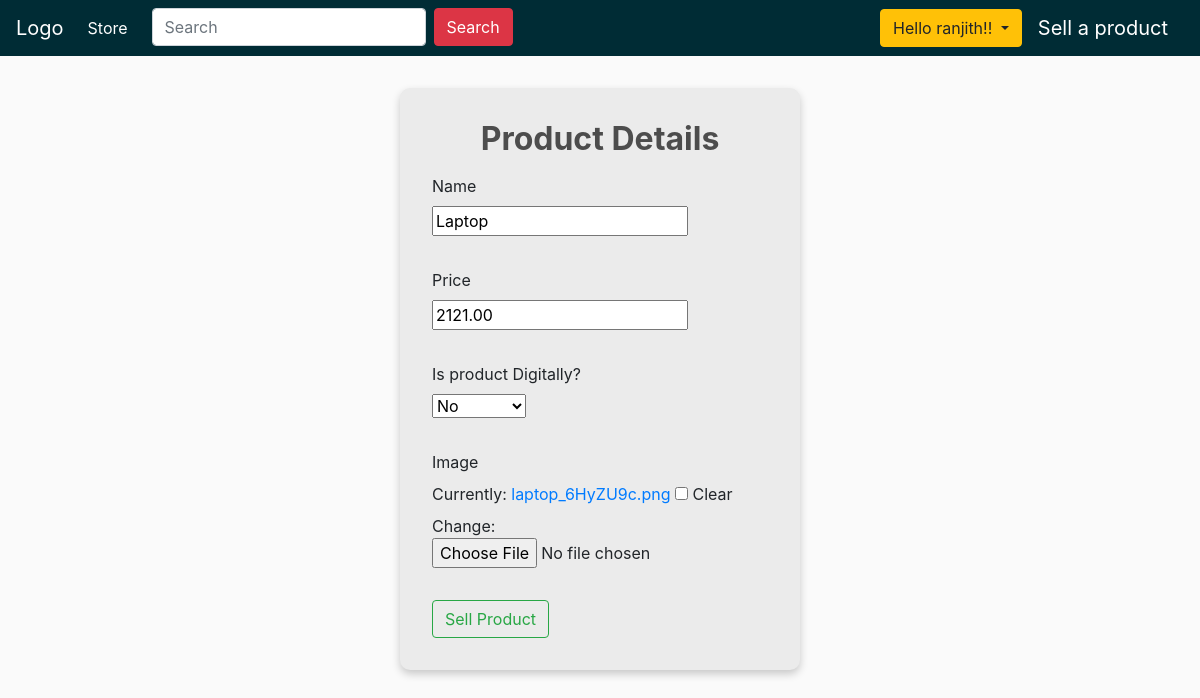
The page /seller_update_product/14 (signed in) on the database as committed earlier.
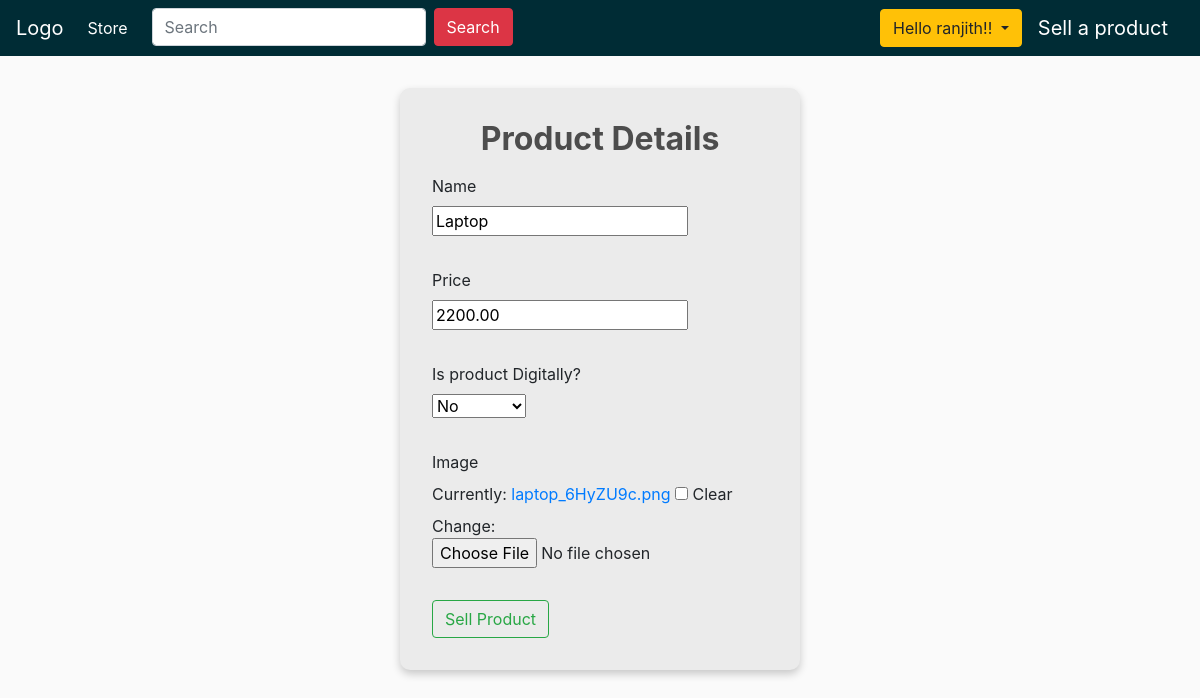
The same page on the database as committed later.
### store/models.py (models this page shows, shortened)
class Product(models.Model):
    name = models.CharField(max_length=100, null=True )
    price = models.DecimalField(max_digits=10, decimal_places=2)
    digital = models.BooleanField(default=False, null=True, blank=False)
    image = models.ImageField(null=True, blank=True)
    seller = models.ForeignKey(Seller, null=True, on_delete=models.CASCADE)

### store/views.py (the view)
# urls.py: path('seller_update_product/<str:pk>', views.sellerUpdateProduct, name='seller_update_product'),
@login_required(login_url='seller_login')
def sellerUpdateProduct(request, pk):
    product = Product.objects.get(id = pk)
    if request.user != product.seller.user:
        return JsonResponse("Product is sold by someone else", safe=False)
    form = ProductForm(instance=product)
    if request.method == 'POST':
        form = ProductForm(request.POST, request.FILES, instance=product)
        if form.is_valid():
            product = form.save()
            return redirect("seller_products")
    context = {'form': form}
    return render(request, "store/seller_add_product.html", context)

### store/forms.py
class ProductForm(ModelForm):
    class Meta:
        model = Product
        fields = '__all__'
        exclude = ['seller']

### store/templates/store/seller_add_product.html (shortened to what this page needs)
{% extends 'store/main.html' %}
{% block content %}
<div class="container">
    <div class="add_product">
        <h2 style="text-align: center; margin-bottom: 1rem;"><strong>Product Details</strong></h2>
        <form class="form" method="POST" enctype="multipart/form-data" action="">
            {% for field in form  %}
            <div class="form__group">
            {% if field.label == 'Digital' %}
            <label for="room_name">Is product Digitally?</label>
            {% else %}
            <label for="room_name">{{field.label}}</label>
            {% endif %}
            <br>
            {{field}}
            </div>
            {% endfor %}
            <button class="btn btn-outline-success"  type="submit">
                Sell Product
            </button>
        </form>
    </div>
</div>
{% endblock content %}

Rows that differ between the two databases and show on the page:
changed Product "Laptop": price "2121.00" → "2200.00"
